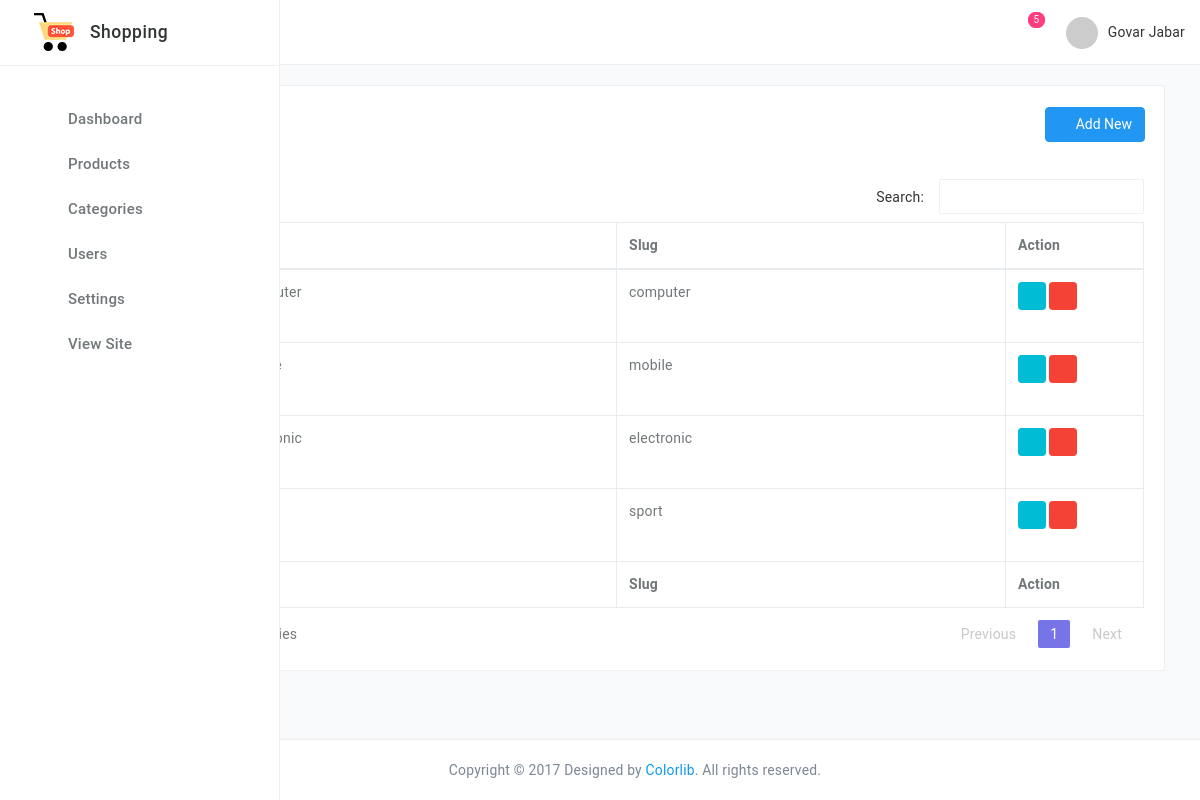
Screenshot of /admin/categories.php (signed in) with the database file from the repository.
### tables this page shows
CREATE TABLE `categories` (
  `id` int(11) NOT NULL,
  `name` varchar(200) NOT NULL,
  `slug` varchar(200) NOT NULL,
  `views` int(11) NOT NULL DEFAULT '0',
  `image` varchar(200) NOT NULL
);

### admin/categories.php (the view, shortened to what this page needs)
<?php
    include 'inc/header.php';
?>
            <main class="main-content bgc-grey-100">
                <div id="mainContent">
                    <div class="container-fluid">
                        <div class="row">
                            <div class="col-md-12">
                                <div class="bgc-white bd bdrs-3 p-20 mB-20">
                                    <h4 class="c-grey-900 mB-20">Categories</h4>
                                    <button type="button" class="btn btn-primary" data-toggle="modal" data-target="#exampleModal" style=" float: right; position: absolute; right: 35px; top: 22px;cursor: pointer; ">
                                    <i class="fa fa-plus-square"></i>&nbsp;
                                    Add New</button>
                                    <br>
                                    <?php
                                        $id = @$_GET['edit'];
                                        if (empty($id)) {
                                    ?>
                                    <table id="dataTable" class="table table-bordered" cellspacing="0" width="100%">
                                        <thead>
                                            <tr>
                                                <th width="100px">IMG</th>
                                                <th>Name</th>
                                                <th>Slug</th>
                                                <th width="140px">Action</th>
                                            </tr>
                                        </thead>
                                        <tfoot>
                                            <tr>
                                                <th width="100px">IMG</th>
                                                <th>Name</th>
                                                <th>Slug</th>
                                                <th width="140px">Action</th>
                                            </tr>
                                        </tfoot>
                                        <tbody>
                                            <?php
                                                $query= "SELECT * FROM categories order by id desc";
                                                $result = mysqli_query($conn,$query);
                                                if (mysqli_num_rows($result)!=0) {
                                                    while ($row = mysqli_fetch_assoc($result)) {
                                                        ?>
                                            <tr>
                                                <td >
                                                    <div class="peer">
                                                    </div>
                                                </td>
                                                <td><?php echo $row['name']; ?></td>
                                                <td><?php echo $row['slug']; ?></td>
                                                <td>
                                                    <a href="categories.php?edit=<?php echo $row['id']; ?>" class="btn btn-info btn-sm mrg"><i class="fa fa-edit"></i></a>
                                                    <a href="categories.php?delete=<?php echo $row['id']; ?>" class="btn btn-danger btn-sm mrg confirmation"><i class="fa fa-trash-o"></i></a>
                                                </td>
                                            </tr>
                                                        <?php
                                                    }
                                                }
                                             ?>
                                        </tbody>
                                    </table>
                                    <?php
                                        }
                                     ?>
                                </div>
                            </div>
                        </div>
                    </div>
                </div>
            </main>
<?php
    include 'inc/footer.php';
?>

### admin/inc/header.php (shortened to what this page needs)
<!DOCTYPE html>
<html>
<head>
    <link href="style.css" rel="stylesheet">
</head>
<body class="app">
    <div>
        <div class="sidebar">
            <div class="sidebar-inner">
                <div class="sidebar-logo">
                    <div class="peers ai-c fxw-nw">
                        <div class="peer peer-greed">
                            <a class="sidebar-link td-n" href="index.php" class="td-n">
                                <div class="peers ai-c fxw-nw">
                                    <div class="peer">
                                        <div class="logo">
                                            <img src="assets\static\images\logo.png" alt="">
                                        </div>
                                    </div>
                                    <div class="peer peer-greed">
                                        <h5 class="lh-1 mB-0 logo-text">Shopping</h5>
                                    </div>
                                </div>
                            </a>
                        </div>
                    </div>
                </div>
                <ul class="sidebar-menu scrollable pos-r">
                    <li class="nav-item mT-30 active">
                        <a class="sidebar-link" href="index.php" default="">
                            <span class="icon-holder">
                                <i class="c-blue-500 ti-home"></i>
                            </span>
                            <span class="title">Dashboard</span>
                        </a>
                    </li>
                    <li class="nav-item">
                        <a class="sidebar-link" href="products.php">
                            <span class="icon-holder">
                                <i class="c-brown-500 fa fa-shopping-bag"></i>
                            </span>
                            <span class="title">Products</span>
                        </a>
                    </li>
                    <li class="nav-item">
                        <a class="sidebar-link" href="categories.php">
                            <span class="icon-holder">
                                <i class="c-blue-500 fa fa-folder"></i>
                            </span>
                            <span class="title">Categories</span>
                        </a>
                    </li>
                    <li class="nav-item">
                        <a class="sidebar-link" href="users.php">
                            <span class="icon-holder">
                                <i class="c-deep-orange-500 fa fa-group"></i>
                            </span>
                            <span class="title">Users</span>
                        </a>
                    </li>
                    <li class="nav-item">
                        <a href="settings.php">
                            <span class="icon-holder">
                                <i class="c-orange-500 ti-layout-list-thumb"></i>
                            </span>
                            <span class="title">Settings</span>
                        </a>
                    </li>
                    <li class="nav-item">
                        <a href="../" target="_blank">
                            <span class="icon-holder">
                                <i class="c-green-500 fa fa-refresh"></i>
                            </span>
                            <span class="title">View Site</span>
                        </a>
                    </li>
                </ul>
            </div>
        </div>
        <div class="page-container">
            <div class="header navbar">
                <div class="header-container">
                    <ul class="nav-left">
                        <li>
                            <a id="sidebar-toggle" class="sidebar-toggle" href="javascript:void(0);">
                            </a>
                        </li>
                    </ul>
                    <ul class="nav-right">
                        <li class="notifications dropdown">
                            <span class="counter bgc-red">5</span>
                            <a href="" class="dropdown-toggle no-after" data-toggle="dropdown">
                                <i class="ti-bell"></i>
                            </a>
                        </li>
                        <li class="notifications dropdown">
                            <span class="counter bgc-blue">5</span>
                        </li>
                        <li class="dropdown">
                            <a href="" class="dropdown-toggle no-after peers fxw-nw ai-c lh-1" data-toggle="dropdown">
                                <div class="peer mR-10">
                                    <img class="w-2r bdrs-50p" src="https://randomuser.me/api/portraits/men/10.jpg" alt="">
                                </div>
                                <div class="peer">
                                    <span class="fsz-sm c-grey-900">Govar Jabar</span>
                                </div>
                            </a>
                        </li>
                    </ul>
                </div>
            </div>

### admin/inc/footer.php (shortened to what this page needs)
            <footer class="bdT ta-c p-30 lh-0 fsz-sm c-grey-600">
                <span>Copyright © 2017 Designed by
                    <a href="https://colorlib.com" target="_blank" title="Colorlib">Colorlib</a>. All rights reserved.</span>
            </footer>
        </div>
    </div>
</body>
</html>

### rows the page displays
categories: slug "computer"
categories: slug "mobile"
categories: slug "electronic"
categories: slug "sport"
